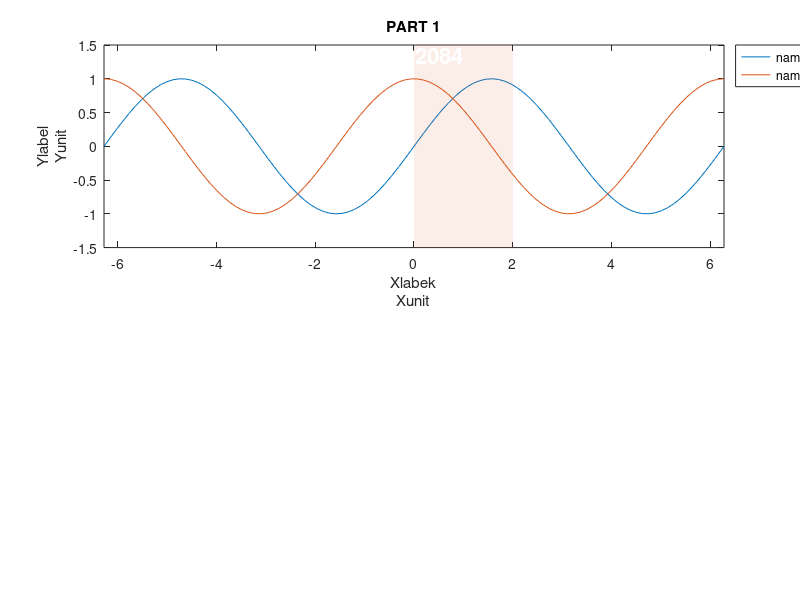

The MATLAB script that drew this image:
%% EXEMPLE
%==========================================================================

ch = figure('Name','Title of the figure','Color','white'); 

% Plot --------------------------------------------------------------------
subplot(2,2,[1,2])
x = linspace(-2*pi,2*pi);
y1 = sin(x);
y2 = cos(x);
plot(x,y1,x,y2); 
% X axis ------------------------------------------------------------------
xlabel({'Xlabek','Xunit'}); 
xlim([min(x) max(x)]); 
% X axis ------------------------------------------------------------------
ylabel({'Ylabel','Yunit'}); 
ylim([-1.5 1.5]);
% Custom ------------------------------------------------------------------
yaxisbnd = ylim;
patch([0 2 2 0], [yaxisbnd(1) yaxisbnd(1) yaxisbnd(2) yaxisbnd(2)],'k', 'FaceColor',[0.8500    0.3250    0.0980],'FaceAlpha',0.1,'LineStyle','none')
% Legend ------------------------------------------------------------------
title(sprintf('PART %d',1)); 
legend({'name1','name2',},'Location','northeastoutside','Orientation','vertical');
% Statistics ------------------------------------------------------------------
[H,P,CI,STATS] = ttest2(y1,y2);
if H==0
    STR = ['Not significant : p =' num2str(P)];
    annotation('textarrow',[0.4,0.4],[0.88,0.8],'String', STR,'TextColor','k','Fontsize', 16,'Color','w','LineStyle','-','FontWeight','bold');
end